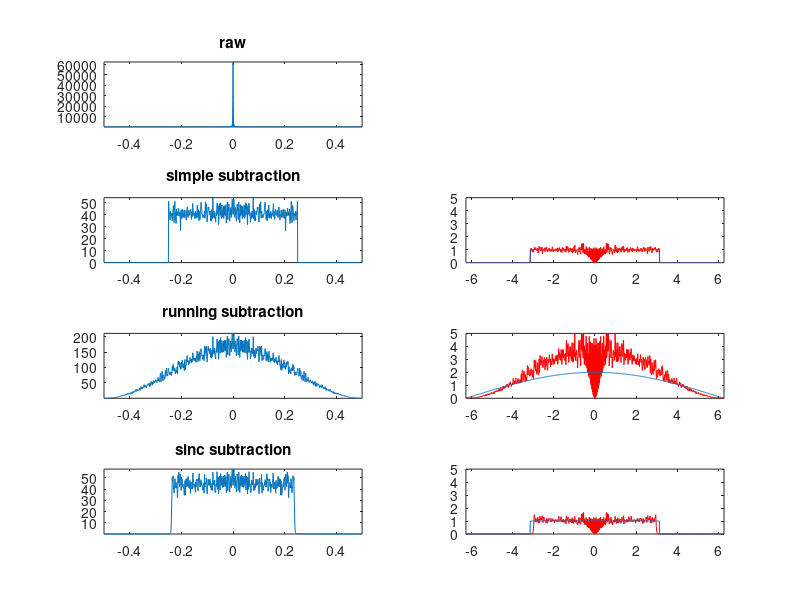

MATLAB code to generate this figure:
% script to illustrate the properties of the different subtraction methods
% in ASL
figure

TR=2;
nyq=1/(2*TR);
tlen = 500;
NITER = 100;

simp = zeros(NITER, tlen/2);
run = zeros(NITER,tlen-1);
sinterp=zeros(NITER,tlen);
orig=zeros(NITER,tlen);


for iter=1:NITER
    fprintf('\riteration:  %d', iter')
    %noise = make1overf(tlen, nyq);
    noise = rand(tlen,1);
    raw = zeros(tlen,1);
    %raw=(1:tlen)';
    %raw(1:2:end)=2;
    raw = raw + noise ;
    %raw(1:2)=1;
    
    orig(iter,:) =  raw';
    t=0:tlen-1;
    
    % method 1: simple subtraction
    
    xt = raw(1:2:end);
    xc = raw(2:2:end);
    
    asl = xt - xc;
    simp(iter,:) =  asl';
    
    
    % method 2: running subtraction
    asl=zeros(tlen-1,1);
    for n=1:length(raw)-1
        asl(n)=(-1)^n*(raw(n)-raw(n+1));
    end
    run(iter,:)= asl';
    
    
    % method 3: sinterp subtraction
    % (A) using my own kernel
    xt = raw;
    xc = raw;
    
    xt(2:2:end) = 0;
    xc(1:2:end) = 0;
    
    xt=[xt(2:end); 0];
    
    kernel = 0.5* sinc((1.5/pi)*[-100:100]);
    
    xt2 = conv(xt,kernel);
    xc2 = conv(xc,kernel);
    xt2 = xt2(100:end-101);
    xc2 = xc2(100:end-101);
    asl = xt2 - xc2;
    
%     % (B) using Matlab's kernel:
%     xt = raw(1:2:end);
%     tt =t(1:2:end);
%     xc = raw(2:2:end);
%     tc = t(2:2:end);
%     
%     xt = interp1(tt,xt, t, 'sinc', 'extrap');
%     xc = interp1(tc,xc, t, 'sinc', 'extrap');
%     asl = xt' - xc';
%  
%     % (C) in Frequency domain:
%     xt = raw(1:2:end);
%     tt =t(1:2:end);
%     xc = raw(2:2:end);
%     tc = t(2:2:end);
%     w = [-pi:2*pi/length(xc):pi];
%     w=w(1:end-1)';
%     fxt = fftshift(fft(xt));
%     fxc = fftshift(fft(xc)).*exp(i*w);
%     fasl = fxt-fxc;
%     fasl = [zeros(length(fasl)/2,1); fasl ; zeros(length(fasl)/2,1)];
%     asl = ifft(fftshift(fasl));
%   
    sinterp(iter,:) = asl';
    
end

% w= [-nyq:2*nyq/(length(raw)-1):nyq];
w= [-2*nyq:2*nyq/(length(raw)-1):2*nyq];

xo=[];
for count=1:size(orig,1)
    tmp=xcorr(orig(count,:));
    xo = [xo ; tmp];
end
mforig = mean(fftshift(abs(fft(xo,[],2))),1);

%mforig = mean(fftshift(abs(fft(orig,[],2))),1);

subplot(421), plot(w,mforig ), title('raw'),
axis tight

% simple subtraction:
nyq=1/(2*TR);

xs=[]
for count=1:size(simp,1)
    tmp=xcorr(simp(count,:));
    xs = [xs ; tmp];
end

mfsimp = mean(fftshift(abs(fft(xs,[],2))),1);
%mfsimp = mean(fftshift(abs(fft(simp,[],2))),1);
%mfsimp = [zeros(1,tlen/2)  mfsimp   zeros(1,tlen/2)];
mfsimp = [zeros(1,tlen/2)  mfsimp   zeros(1,tlen/2)];

%f= [-nyq:2*nyq/(length(raw)-1):nyq];
f= [-2*nyq:2*nyq/(length(raw)-1):2*nyq];

subplot(423)
plot (f, mfsimp), title('simple subtraction')
axis tight

subplot(424)
w = f*pi/nyq;
rect=zeros(size(w));
rect(length(rect)/4:3*length(rect)/4)=1;
plot(w, (mfsimp./mforig),'r');
hold on
% I don't know about that 0.5 factor....
plot(w, 0.5* abs((1-exp(-i*w/2)+ 1 - exp(-i*(w-2*pi)/2)) ).*rect)
axis ([-2*pi 2*pi 0 5])

% running subtraction

nyq=1/(2*TR);

xr=[]
for count=1:size(run,1)
    tmp=xcorr(run(count,:));
    xr = [xr ; tmp];
end

%mfrun = mean(fftshift(abs(fft(run,[],2))),1);
mfrun = mean(fftshift(abs(fft(xr,[],2))),1);

%f= [-nyq:2*nyq/(length(mfrun)-1):nyq];
f= [-2*nyq:2*nyq/(length(raw)-1):2*nyq];
subplot(425), plot (f(2:end-1),mfrun), title('running subtraction')
axis tight

%subplot(426), plot(w(1:end-1), abs(mfrun./mforig(1:end-1)),'r');
subplot(426), plot(w(2:end-1), abs(mfrun./mforig(2:end-1)),'r');
hold on
plot(w,abs(1-exp(-i.*(w*0.5-pi))))
axis([ -2*pi 2*pi 0 5])


% sinc subtraction

xi=[]
for count=1:size(sinterp,1)
    tmp=xcorr(sinterp(count,:));
    xi = [xi ; tmp];
end
%mfsinterp = mean(fftshift(abs(fft(xcorr(sinterp),[],2))),1);
mfsinterp = mean(fftshift(abs(fft(xi,[],2))),1);

%f= [-nyq : 2*nyq/(length(mfsinterp)-1) : nyq];

subplot(4,2,7)
plot (f, mfsinterp), title('sinc subtraction')
axis tight

subplot(4,2,8), 
w = f*pi/nyq;
plot(w, mfsinterp./mforig,'r');
hold on, 
subplot(4,2,8)
plot(w, 0.5* abs((1-exp(-i*w/2)- 1 + exp(-i*(w-2*pi)/2)) ).*rect)
axis([ -2*pi 2*pi 0 5])

